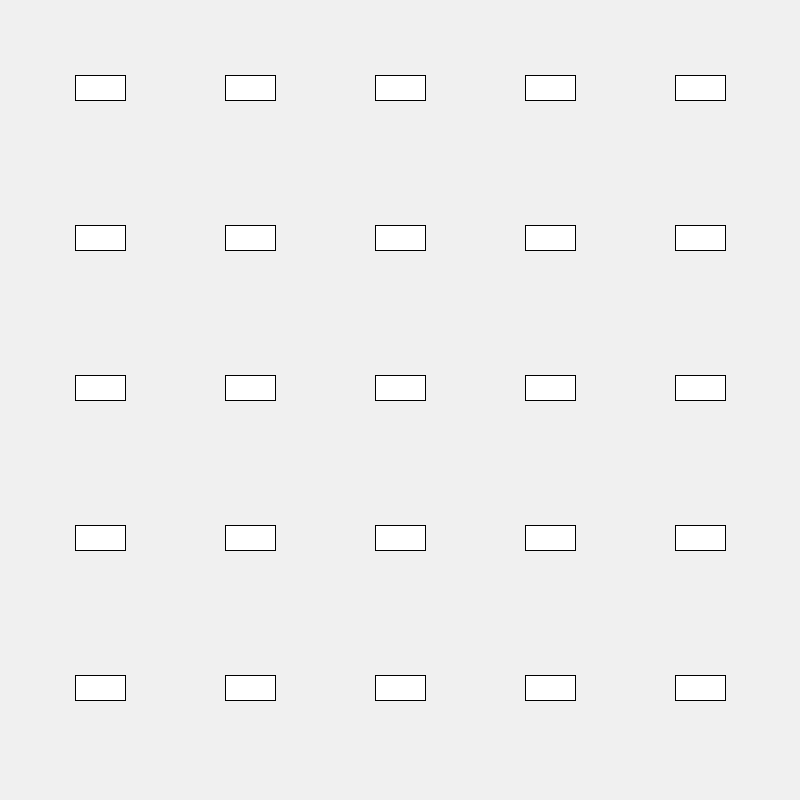
Frame 1 (no input)
Frame 60 (the mouse pressed at the canvas centre just before this capture): identical to frame 1, image omitted
Frame 120 (the mouse held since frame 60 and released just before this capture): identical to frame 1, image omitted

The Processing sketch that drew this single still picture (run headless with seeded random() and noise(); from frame 60 on, the mouse is pressed at the canvas centre):

// Processing sketch: w7_3_2DArrayButtons
// ── w7_3_2DArrayButtons.pde
final int ROWS = 5;
final int COLS = 5;
final int W = 50;
final int H = 25;

float[][] x = new float[COLS][ROWS];
float[][] y = new float[COLS][ROWS];
boolean[][] state = new boolean[COLS][ROWS];

void setup() {
  size(800, 800);
  for (int i = 0; i < COLS; i++) {
    for (int j = 0; j < ROWS; j++) {
      x[i][j] = 75 + i * 150;
      y[i][j] = 75 + j * 150;
      state[i][j] = false;
    }
  }
}


void draw() {
  background(240);
  for (int i = 0; i < COLS; i++) {
    for (int j = 0; j < ROWS; j++) {
      if (state[i][j] == true) {
        fill(255, 0, 0);
      } else {
        fill(255);
      }

      rect(x[i][j], y[i][j], W, H);
    }
  }
}

void mousePressed() {
  for (int i = 0; i < COLS; i++) {
    for (int j = 0; j < ROWS; j++) {
      if (mouseX > x[i][j] && mouseX < x[i][j] + W &&
        mouseY > y[i][j] && mouseY < y[i][j] + H) {
        state[i][j] = !state[i][j];
      }
    }
  }
}
